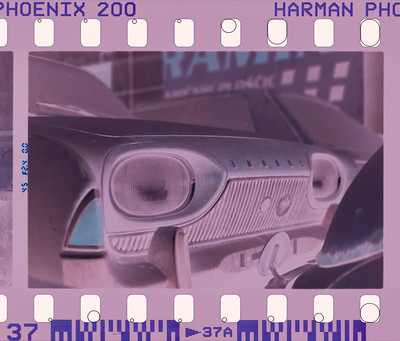
#> input picture media/samples/phoenix_sample_neg.jpg, 400 x 341 px, given in place of ezgif-2-875ecc9e07.jpg, which was not available
$ jupyter execute --allow-errors AnalogAI.ipynb   (text cells are left out)
#> lines starting #> are read from the running program, lines starting #| are printed output that depends on the picture; pictures that were not available may be replaced by others from this repository, and a replacement may not be noted
[cell 1]
#!pip3 install opencv-python

[cell 2]
import pandas as pd
import numpy as np
import cv2
import argparse
from google.colab.patches import cv2_imshow
from PIL import Image as PILImage
import matplotlib.pyplot as plt

#from exif import Image as ExifImage

[cell 3]
#!pip3 install EXIF

[cell 4]
image_path = '/content/drive/MyDrive/DATA/Negatives/ezgif-2-875ecc9e07.jpg' #input('Please enter the path to the image: ')
rawscan = cv2.imread(image_path)
#> rawscan is the input picture: shape (341, 400, 3); mean B, G, R 140.9, 111.2, 142.8

[cell 5]
#find the base color for color correction
def find_base(neg):
    max_sum = 0
    white_sample = [0, 0]
    for y in range(neg.shape[0]):
        for x in range(neg.shape[1]):
            local_sum = np.sum(neg[y, x])
            if local_sum > max_sum:
                max_sum = local_sum
                white_sample = [y, x]
    return [neg[white_sample[0], white_sample[1], chan] for chan in range(neg.shape[2])]

[cell 6]
def invert(neg, base):
    b, g, r = cv2.split(neg)
    b = np.clip((b / base[0]) * 255, 0, 255)
    g = np.clip((g / base[1]) * 255, 0, 255)
    r = np.clip((r / base[2]) * 255, 0, 255 )
    res = cv2.merge((b.astype(np.uint8), g.astype(np.uint8), r.astype(np.uint8)))
    res = 255 - res
    return res

[cell 7]
#Display the naturalized image
#v2_imshow(naturalized_image)

[cell 8]
#gamma correction
def adjust_gamma(image, gamma=1.0):
    # Create a lookup table for all pixel values [0, 255]
    invGamma = 1.0 / gamma
    table = np.array([((i / 255.0) ** invGamma) * 255
                      for i in np.arange(0, 256)]).astype("uint8")

    # Apply gamma correction using the lookup table
    return cv2.LUT(naturalized_image, table)

[cell 9]
# white balance
# [26 lines left out: function apply_white_balance, not called in this run]

[cell 10]
# [17 lines left out: function adjust_saturation, not called in this run]

[cell 11]
#cv2.imwrite('meta_angle.jpg', image1)

[cell 12]
if rawscan is None:
    print(f"Error: Unable to load image from {image_path}")
else:
    print(f"Image loaded successfully from {image_path}")
    cv2_imshow(rawscan)

[cell 13]
base_color = find_base(rawscan)
#> after the loop in find_base, `for y in range(neg.shape[0]):`: max_sum = 764; white_sample = [21, 85]
#> base_color = [255, 254, 255]
inverted_image = invert(rawscan, base_color)
#> in invert, `b, g, r = cv2.split(neg)`:
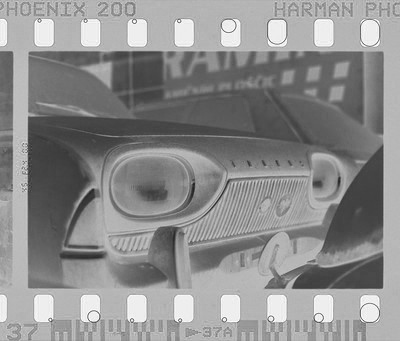
#> b: shape (341, 400); min 33, max 255, mean 140.9
#> in invert, `b, g, r = cv2.split(neg)`:
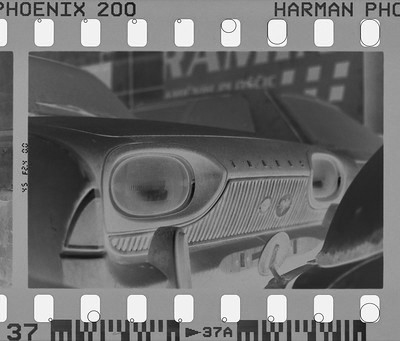
#> g: shape (341, 400); min 4, max 255, mean 111.2
#> in invert, `b, g, r = cv2.split(neg)`:
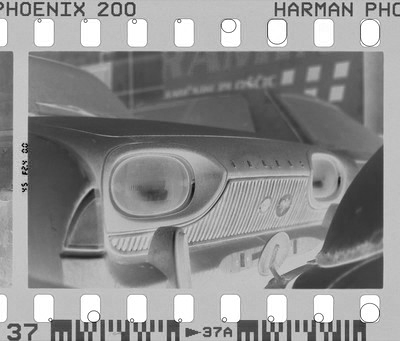
#> r: shape (341, 400); min 0, max 255, mean 142.8
#> in invert, `res = 255 - res`:
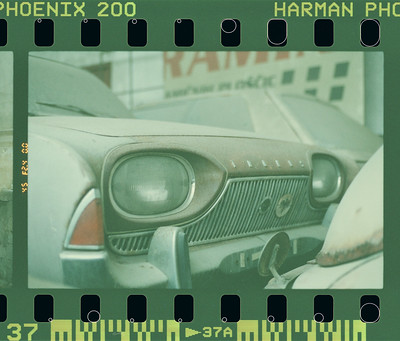
#> res: shape (341, 400, 3); mean B, G, R 114.1, 143.8, 112.2

[cell 14]
print("Displaying the inverted image:")
cv2_imshow(inverted_image)

[cell 15]
lab_image = cv2.cvtColor(inverted_image, cv2.COLOR_BGR2Lab)  # Convert to LAB color space
#> lab_image: shape (341, 400, 3); mean of channels 0, 1, 2 143, 111, 140.3
L, A, B = cv2.split(lab_image)  # Split into channels
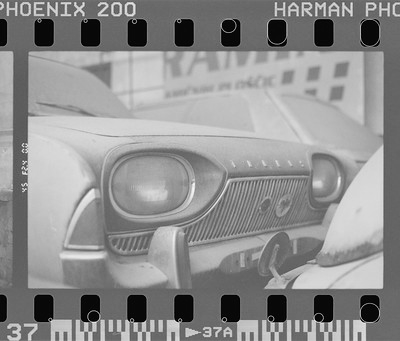
#> L: shape (341, 400); min 0, max 246, mean 143
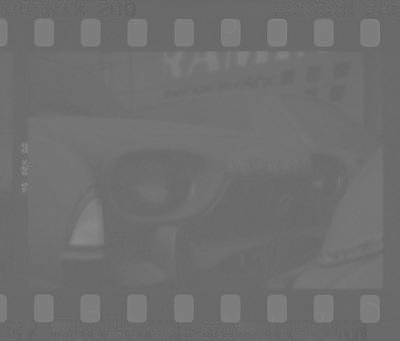
#> A: shape (341, 400); min 93, max 139, mean 111
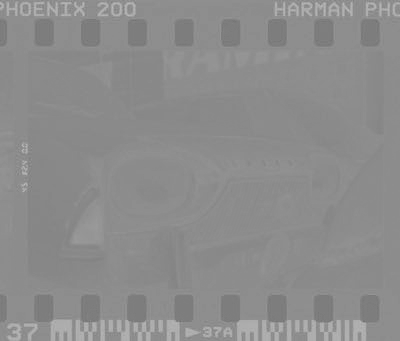
#> B: shape (341, 400); min 113, max 190, mean 140.3

[cell 16]
L = cv2.add(L, 15)      #  Brightness
A = cv2.add(A, 20)     #  Red
B = cv2.add(B, 20)     # Yellow

[cell 17]
# Apply CLAHE
clahe = cv2.createCLAHE(clipLimit=2.0, tileGridSize=(8, 8))
L = clahe.apply(L)
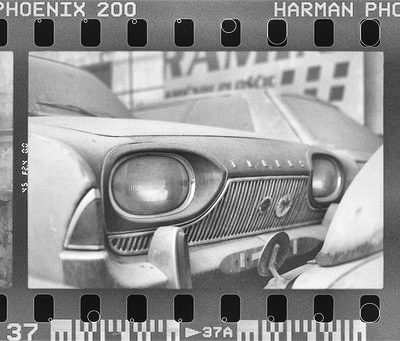
#> L: shape (341, 400); min 7, max 255, mean 145.8

[cell 18]
# Merge the channels
modified_lab_image = cv2.merge((L, A, B))
#> modified_lab_image: shape (341, 400, 3); mean of channels 0, 1, 2 145.8, 131, 160.3

[cell 19]
# Convert back to BGR
naturalized_image = cv2.cvtColor(modified_lab_image, cv2.COLOR_Lab2BGR)
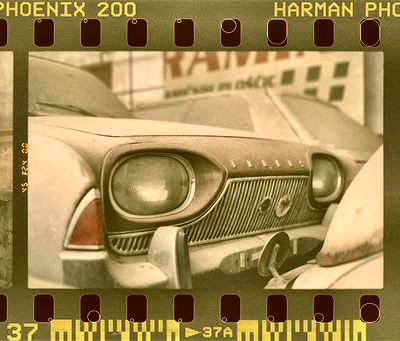
#> naturalized_image: shape (341, 400, 3); mean B, G, R 82.5, 136.2, 161.2

[cell 20]
gamma_value = 0.9  # Adjust this value to control the gamma curve (1.0 means = change)
gamma_corrected_image = adjust_gamma(naturalized_image, gamma=gamma_value)
cv2_imshow(gamma_corrected_image)

#> (a cell that did not finish here is left out)

[cell 22]
saturation_factor = 1.5  # (1.0 = original, >1.0 = more saturation)
#saturated_image = adjust_saturation(image, saturation_factor)
#dcv2_imshow(saturated_image)

[cell 23]
print(base_color[0])
#| 255

#> (the rest of this cell did not finish here and is left out)

$ run again, on media/samples/phoenix_sample_positive.jpg
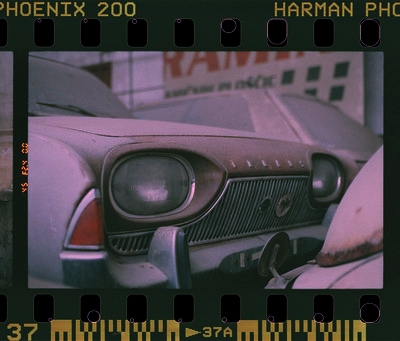
#> input picture media/samples/phoenix_sample_positive.jpg, 400 x 341 px, given in place of ezgif-2-875ecc9e07.jpg, which was not available
#> rawscan is the input picture: shape (341, 400, 3); mean B, G, R 68.1, 64.4, 69.8
#> after the loop in find_base, `for y in range(neg.shape[0]):`: max_sum = 649; white_sample = [189, 193]
#> base_color = [221, 180, 248]
#> lab_image: shape (341, 400, 3); mean of channels 0, 1, 2 175.8, 137.6, 124.3
#> `L = clahe.apply(L)`:
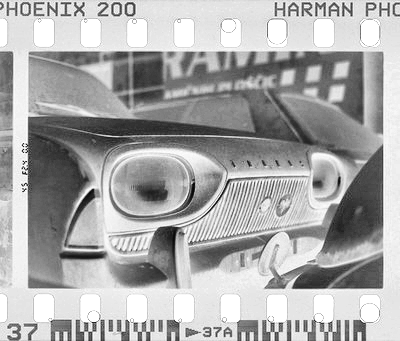
#> L: shape (341, 400); min 5, max 255, mean 170.3
#> modified_lab_image: shape (341, 400, 3); mean of channels 0, 1, 2 170.3, 157.6, 144.3
#> `naturalized_image = cv2.cvtColor(modified_lab_image, cv2.COLOR_Lab2BGR)`:
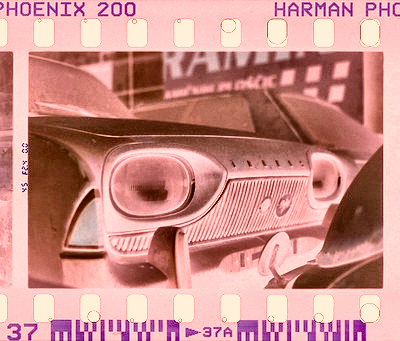
#> naturalized_image: shape (341, 400, 3); mean B, G, R 137.6, 143.5, 206.1
#| 221
